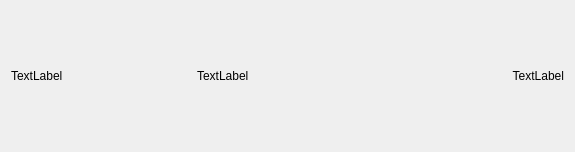
<?xml version="1.0" encoding="UTF-8"?>
<ui version="4.0">
 <class>DiskInfo</class>
 <widget class="QWidget" name="DiskInfo">
  <property name="geometry">
   <rect>
    <x>0</x>
    <y>0</y>
    <width>575</width>
    <height>152</height>
   </rect>
  </property>
  <property name="windowTitle">
   <string>Form</string>
  </property>
  <layout class="QHBoxLayout" name="horizontalLayout">
   <item>
    <widget class="QLabel" name="label_name">
     <property name="text">
      <string>TextLabel</string>
     </property>
    </widget>
   </item>
   <item>
    <widget class="QLabel" name="label_caption">
     <property name="text">
      <string>TextLabel</string>
     </property>
    </widget>
   </item>
   <item>
    <widget class="QLabel" name="label_status">
     <property name="text">
      <string>TextLabel</string>
     </property>
     <property name="alignment">
      <set>Qt::AlignmentFlag::AlignRight|Qt::AlignmentFlag::AlignTrailing|Qt::AlignmentFlag::AlignVCenter</set>
     </property>
    </widget>
   </item>
  </layout>
 </widget>
 <resources/>
 <connections/>
</ui>
